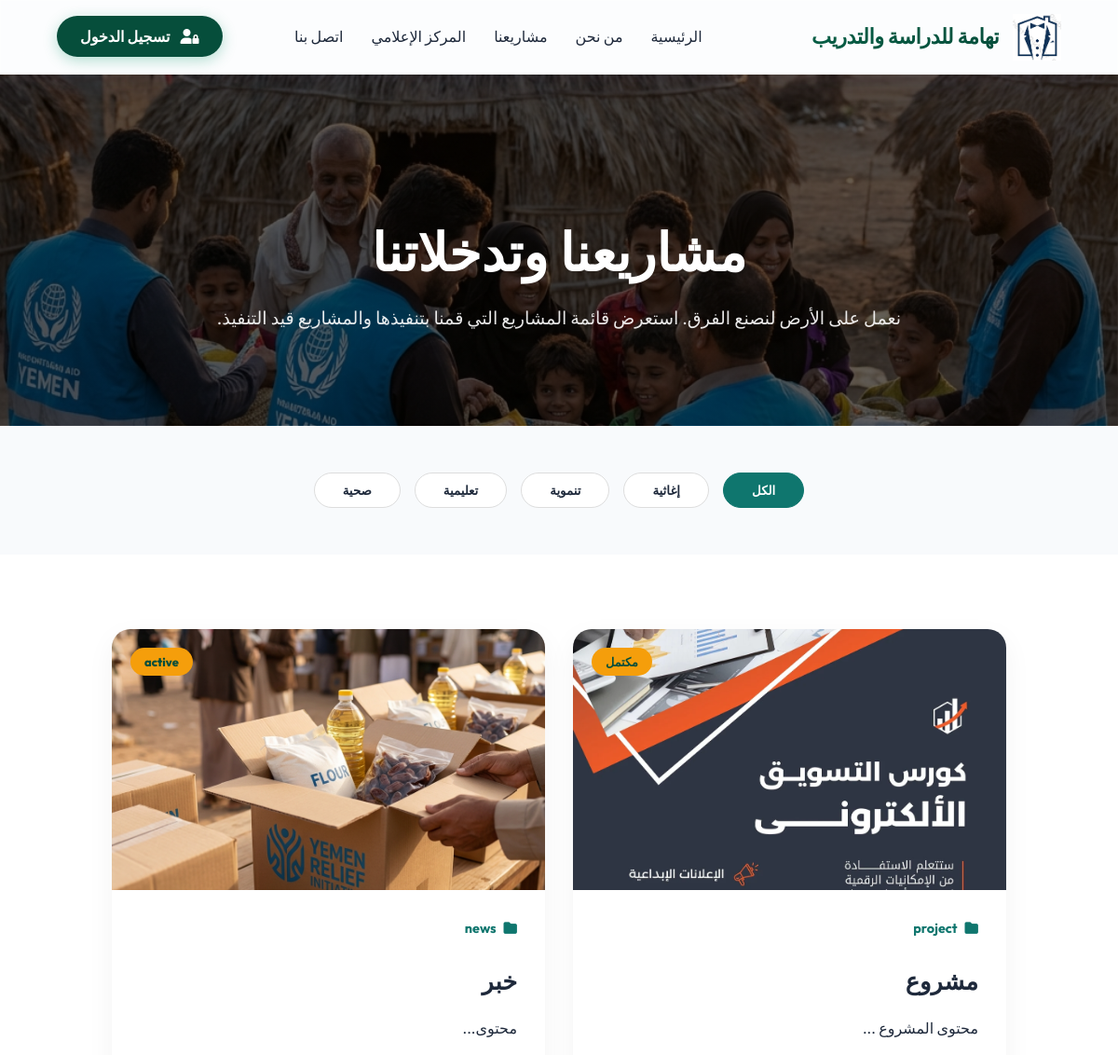
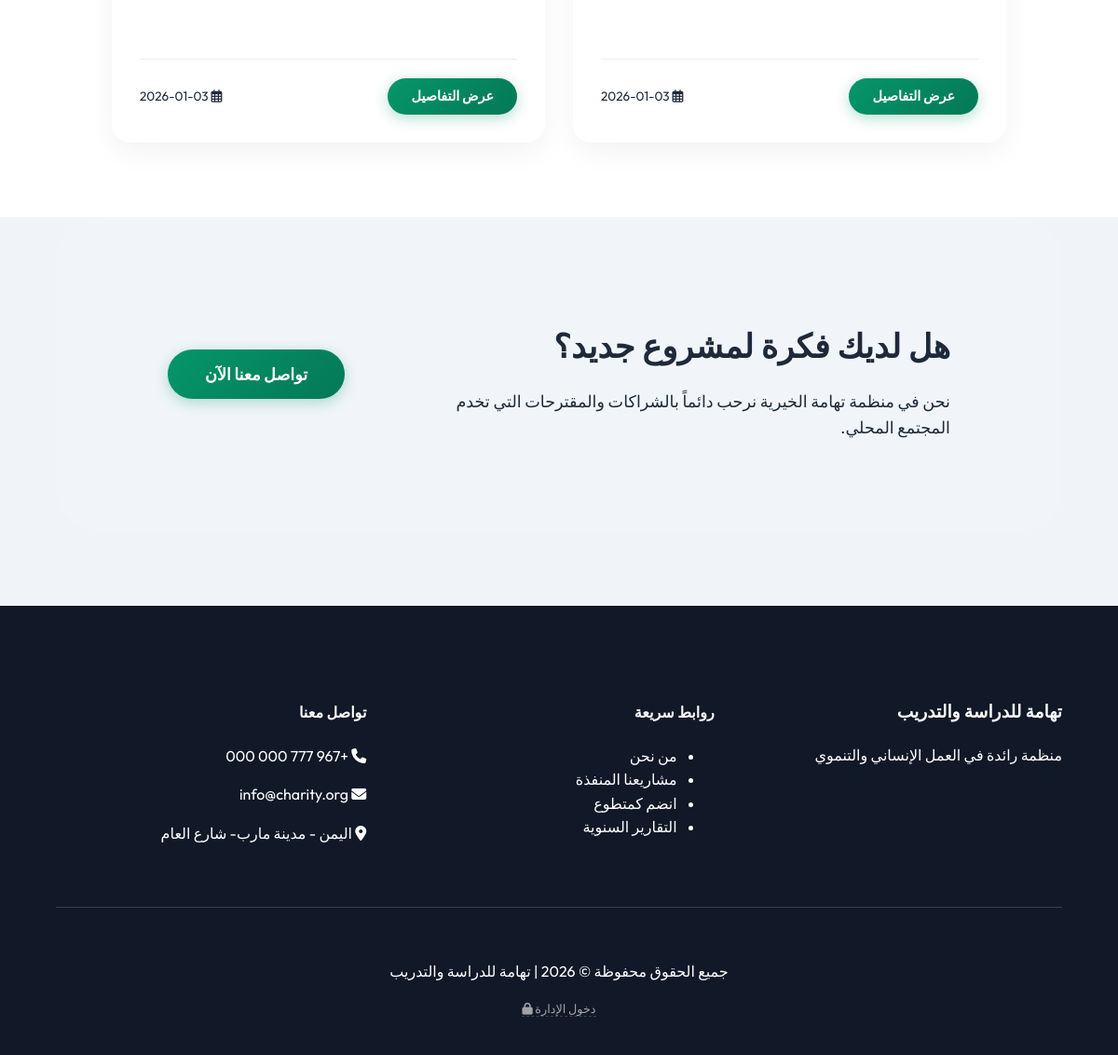
The app's page /projects.php with its own data (2 pictures, top to bottom).
### tables this page shows
CREATE TABLE `settings` (
  `id` int(11) NOT NULL,
  `site_name` varchar(255) DEFAULT 'جمعية أهل الخير',
  `site_logo` varchar(255) DEFAULT 'logo.png',
  `site_favicon` varchar(255) DEFAULT 'favicon.ico',
  `site_description` text DEFAULT NULL,
  `phone` varchar(50) DEFAULT '+967 777 000 000',
  `email` varchar(100) DEFAULT 'info@charity.org',
  `address` text DEFAULT NULL,
  `facebook_url` varchar(255) DEFAULT NULL,
  `twitter_url` varchar(255) DEFAULT NULL,
  `instagram_url` varchar(255) DEFAULT NULL,
  `updated_at` timestamp NOT NULL DEFAULT current_timestamp() ON UPDATE current_timestamp()
);

CREATE TABLE `posts` (
  `id` int(11) NOT NULL,
  `title` varchar(255) NOT NULL,
  `content` text NOT NULL,
  `image` varchar(255) DEFAULT NULL,
  `type` enum('news','project','announcement') DEFAULT 'news',
  `status` enum('active','completed','ongoing') DEFAULT 'active',
  `created_at` timestamp NOT NULL DEFAULT current_timestamp()
);

### projects.php (the view, shortened to what this page needs)
<?php
include 'includes/header.php';
$stmt = $pdo->query("SELECT * FROM projects ORDER BY created_at DESC");
$projects = $stmt->fetchAll();
if (empty($projects)) {
    $stmt = $pdo->query("SELECT * FROM posts WHERE type='project' OR type='news' ORDER BY created_at DESC");
    $projects = $stmt->fetchAll();
}
?>
<section class="page-header" style="background: linear-gradient(rgba(0,0,0,0.6), rgba(0,0,0,0.6)), url('assets/images/hero1.png'); background-size: cover; background-position: center;">
    <div class="container" data-aos="fade-up">
        <h1 class="responsive-title">مشاريعنا وتدخلاتنا</h1>
        <p class="responsive-p" style="max-width: 800px; margin: 0 auto;">نعمل على الأرض لنصنع الفرق. استعرض قائمة المشاريع التي قمنا بتنفيذها والمشاريع قيد التنفيذ.</p>
    </div>
</section>
<section class="projects-filter-section secondary-bg">
    <div class="filter-container">
        <button class="filter-btn active">الكل</button>
        <button class="filter-btn">إغاثية</button>
        <button class="filter-btn">تنموية</button>
        <button class="filter-btn">تعليمية</button>
        <button class="filter-btn">صحية</button>
    </div>
</section>
<section class="projects-section">
    <div class="project-grid">
        <?php if(!empty($projects)): ?>
            <?php $i = 0; foreach($projects as $proj):
                $img = "";
                if (!empty($proj['image']) && file_exists('assets/uploads/' . $proj['image'])) {
                    $img = 'assets/uploads/' . $proj['image'];
                } elseif (!empty($proj['main_image']) && file_exists('assets/uploads/' . $proj['main_image'])) {
                    $img = 'assets/uploads/' . $proj['main_image'];
                } else {
                    $img = ($i % 2 == 0) ? 'assets/images/p1.png' : 'assets/images/p2.png';
                }
                $i++;
            ?>
            <div class="project-card" data-aos="fade-up" data-aos-delay="<?php echo ($i % 3) * 100; ?>">
                <div class="project-img" style="background-image: url('<?php echo $img; ?>'); position: relative; height: 280px;">
                    <span style="position: absolute; top: 20px; left: 20px; background: var(--secondary); color: var(--primary-deep); padding: 5px 15px; border-radius: 50px; font-weight: 800; font-size: 0.8rem;">
                        <?php echo isset($proj['status']) ? $proj['status'] : 'مكتمل'; ?>
                    </span>
                </div>
                <div class="project-info" style="padding: 30px;">
                    <div style="color: var(--primary); font-size: 0.9rem; font-weight: 700; margin-bottom: 10px; display: flex; align-items: center; gap: 8px;">
                        <i class="fas fa-folder"></i> <?php echo isset($proj['type']) ? $proj['type'] : 'مشروع عام'; ?>
                    </div>
                    <h3 style="font-size: 1.6rem; margin-bottom: 15px;"><?php echo htmlspecialchars($proj['title']); ?></h3>
                    <p style="color: var(--text-muted); line-height: 1.7; margin-bottom: 25px; min-height: 80px;">
                        <?php echo mb_substr(strip_tags($proj['content'] ?? $proj['description']), 0, 150) . '...'; ?>
                    </p>
                    <div style="display: flex; justify-content: space-between; align-items: center; padding-top: 20px; border-top: 1px solid #eee;">
                        <a href="project-details.php?id=<?php echo $proj['id']; ?>" class="btn-donate" style="padding: 8px 25px; font-size: 0.9rem;">عرض التفاصيل</a>
                        <span style="font-size: 0.85rem; color: var(--text-muted);"><i class="far fa-calendar-alt"></i> <?php echo date('Y-m-d', strtotime($proj['created_at'])); ?></span>
                    </div>
                </div>
            </div>
            <?php endforeach; ?>
        <?php endif; ?>
    </div>
</section>
<section class="cta-section">
    <div class="cta-content">
        <h2 style="font-size: 2.2rem; margin-bottom: 15px;">هل لديك فكرة لمشروع جديد؟</h2>
        <p style="color: var(--text-muted); font-size: 1.1rem;">نحن في منظمة تهامة الخيرية نرحب دائماً بالشراكات والمقترحات التي تخدم المجتمع المحلي.</p>
    </div>
    <div class="cta-action">
        <a href="contact.php" class="btn-donate large-btn">تواصل معنا الآن</a>
    </div>
</section>
<?php include 'includes/footer.php'; ?>

### includes/header.php (shortened to what this page needs)
<?php
include 'db.php';
$stmt = $pdo->query("SELECT * FROM settings WHERE id = 1");
$site = $stmt->fetch();
?>
<!DOCTYPE html>
<html lang="ar" dir="rtl">
<head>
    <link rel="stylesheet" href="https://cdnjs.cloudflare.com/ajax/libs/font-awesome/6.4.0/css/all.min.css">
    <link rel="stylesheet" href="assets/css/style.css?v=<?php echo time(); ?>">
    <link href="https://unpkg.com/aos@2.3.1/dist/aos.css" rel="stylesheet">
</head>
<body>
<header class="glass">
    <div class="logo-container" style="display: flex; align-items: center; gap: 15px;">
        <div class="logo">
            <a href="index.php" style="display: flex; align-items: center; gap: 15px;">
                <img src="assets/uploads/<?php echo $site['site_logo']; ?>" alt="<?php echo $site['site_name']; ?>">
                <span class="site-name"><?php echo $site['site_name']; ?></span>
            </a>
        </div>
    </div>
    <nav>
        <ul class="nav-links" id="navLinks">
            <li><a href="index.php">الرئيسية</a></li>
            <li><a href="about.php">من نحن</a></li>
            <li><a href="projects.php">مشاريعنا</a></li>
            <li><a href="news.php">المركز الإعلامي</a></li>
            <li><a href="contact.php">اتصل بنا</a></li>
        </ul>
    </nav>
    <div class="header-actions">
        <a href="admin/index.php" class="btn-donate logout-btn" style="background: var(--primary-deep);"><i class="fas fa-user-lock" style="margin-left: 8px;"></i> تسجيل الدخول</a>
    </div>
</header>

### includes/footer.php (shortened to what this page needs)
<footer>
    <div class="footer-grid">
        <div class="footer-about">
            <h3><?php echo htmlspecialchars($site['site_name']); ?></h3>
            <p><?php echo htmlspecialchars($site['site_description']); ?></p>
        </div>
        <div class="footer-links">
            <h4>روابط سريعة</h4>
            <ul>
                <li><a href="about.php">من نحن</a></li>
                <li><a href="projects.php">مشاريعنا المنفذة</a></li>
                <li><a href="volunteers.php">انضم كمتطوع</a></li>
                <li><a href="reports.php">التقارير السنوية</a></li>
            </ul>
        </div>
        <div class="footer-contact">
            <h4>تواصل معنا</h4>
            <p><i class="fas fa-phone"></i> <?php echo $site['phone']; ?></p>
            <p><i class="fas fa-envelope"></i> <?php echo $site['email']; ?></p>
            <p><i class="fas fa-map-marker-alt"></i> <?php echo $site['address']; ?></p>
        </div>
    </div>
    <div class="footer-bottom">
        <p>جميع الحقوق محفوظة &copy; <?php echo date('Y'); ?> | <?php echo htmlspecialchars($site['site_name']); ?></p>
        <div style="margin-top: 10px; font-size: 0.8rem; opacity: 0.6;">
            <a href="admin/index.php" style="color: white; border-bottom: 1px dashed rgba(255,255,255,0.3);">دخول الإدارة <i class="fas fa-lock"></i></a>
        </div>
    </div>
</footer>
</body>
</html>

### assets/css/style.css (style rules this page uses)
:root { --primary: #0f766e; --primary-light: #14b8a6; --secondary: #f59e0b; --bg: #f8fafc; --text: #1e293b; --glass: rgba(255, 255, 255, 0.7); --primary-deep: #064e3b; --primary-gradient: linear-gradient(135deg, #065f46 0%, #064e3b 100%); --accent: #fbbf24; }
.responsive-title { font-size: 3.5rem; font-weight: 800; margin-bottom: 10px; }
.responsive-p { font-size: 1.2rem; opacity: 0.9; }
body { font-family: 'Outfit', 'Cairo', sans-serif; background-color: #f0f4f8; color: #1e293b; margin: 0; padding: 0; line-height: 1.6; direction: rtl; text-align: right; overflow-x: hidden; }
* { box-sizing: border-box; transition: all 0.3s ease; }
h1, h2, h3, h4, h5, h6 { font-family: 'Cairo', sans-serif; font-weight: 700; }
a { text-decoration: none; color: inherit; }
.glass { background: rgba(255, 255, 255, 0.8); backdrop-filter: blur(12px); -webkit-backdrop-filter: blur(12px); border: 1px solid rgba(255, 255, 255, 0.3); box-shadow: 0 8px 32px 0 rgba(31, 38, 135, 0.07); }
header { position: sticky; top: 0; z-index: 2000; height: 80px; display: flex; align-items: center; justify-content: space-between; padding: 0 5%; width: 100%; }
.logo img { height: 50px; object-fit: contain; }
.site-name { font-size: 1.4rem; font-weight: 800; color: var(--primary-deep); font-family: 'Cairo', sans-serif; letter-spacing: -0.5px; background: var(--primary-gradient); -webkit-background-clip: text; background-clip: text; -webkit-text-fill-color: transparent; position: relative; white-space: nowrap; }
.nav-links { display: flex; gap: 30px; list-style: none; }
.btn-donate { background: linear-gradient(135deg, #059669 0%, #047857 100%); color: white; padding: 12px 25px; border-radius: 50px; font-weight: 700; box-shadow: 0 4px 15px rgba(5, 150, 105, 0.3); }
.project-grid { display: grid; grid-template-columns: repeat(auto-fit, minmax(300px, 1fr)); gap: 30px; }
.project-card { border-radius: 20px; overflow: hidden; background: white; box-shadow: 0 10px 30px rgba(0, 0, 0, 0.05); }
.project-img { height: 250px; background-size: cover; background-position: center; }
.project-info { padding: 25px; }
footer { background: #111827; color: white; padding: 80px 5% 40px; }
.footer-grid { display: grid; grid-template-columns: repeat(auto-fit, minmax(200px, 1fr)); gap: 40px; margin-bottom: 50px; }
.footer-bottom { text-align: center; padding-top: 40px; border-top: 1px solid #374151; }
.page-header { padding: 100px 0; text-align: center; color: white; }
.secondary-bg { background-color: #f8fafc; }
.projects-filter-section { padding: 50px 10%; text-align: center; }
.filter-container { display: flex; flex-wrap: wrap; justify-content: center; gap: 15px; }
.filter-btn { background: white; border: 1px solid #ddd; border-radius: 30px; padding: 10px 30px; cursor: pointer; font-family: inherit; font-weight: 600; color: var(--text-muted); transition: all 0.3s ease; }
.filter-btn:hover, .filter-btn.active { background: var(--primary); color: white; border-color: var(--primary); }
.projects-section { padding: 80px 10%; background: white; }
.cta-section { background: #f1f5f9; padding: 80px 10%; border-radius: 50px; margin: 0 5% 80px; display: flex; flex-wrap: wrap; align-items: center; justify-content: space-between; gap: 40px; }
.cta-content { flex: 2; min-width: 300px; }
.cta-action { flex: 1; text-align: left; }
.large-btn { padding: 15px 40px; font-size: 1.1rem; }

### records on screen
settings: site_logo (picture), site_name "تهامة للدراسة والتدريب", site_description "منظمة رائدة في العمل الإنساني والتنموي", phone "+967 777 000 000", email "info@charity.org", address "اليمن - مدينة مارب- شارع العام"
posts: image (picture), shows "مكتمل", type "project", title "مشروع", content "محتوى المشروع", created_at "2026-01-03"
posts: shows a picture, status "active", type "news", title "خبر", content "محتوى", created_at "2026-01-03"
